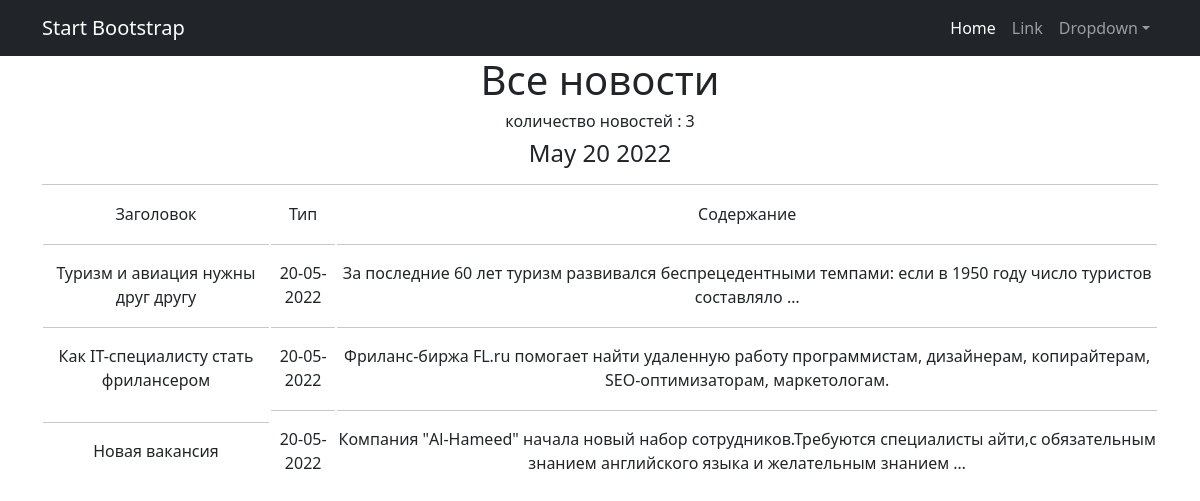
Page /news/ on the committed database.
### news/models.py (models this page shows, shortened)
class Post(models.Model):
    article = 'AR'
    news = 'NW'
    TYPES = [(article, 'статья'), (news, 'новость')]
    post_author = models.ForeignKey(Author, on_delete=models.CASCADE)
    post_type = models.CharField(max_length=2, choices=TYPES)
    post_time_create = models.DateTimeField(auto_now_add=True)
    post_category = models.ManyToManyField(Category, through='PostCategory')
    post_title = models.CharField(max_length=255)
    post_text = models.TextField()
    post_rating = models.IntegerField(default=0)

### news/views.py (the view)
# urls.py: path('', PostList.as_view()),
class PostList(ListView):
    model = Post
    template_name = 'news.html'
    context_object_name = 'post'
    def get_context_data(self, **kwargs):
        context = super().get_context_data(**kwargs)
        context['time_now'] = datetime.utcnow()
        return context

### news/templatetags/custom_filters.py (called while the page is built)
@register.filter(name='censor')
def censor(value):
    count = 0
    bad_words = ['сука', 'черт', 'блин', 'скотина', 'падла', 'гадость']
    text = value.split()
    for word in text:
        word = word.lower()
        for bad_word in bad_words:
            if word == bad_word:
                return value.replace(text[count], '*' * len(word))
        count += 1
    return value

### templates/news.html (shortened to what this page needs)
{% extends 'flatpages/default.html' %}
{% load custom_filters %}
{% load custom_tags %}
{% block content %}
   <h1>Все новости </h1>
   <h6>количество новостей : {{ post|length }} </h6>
   <h4>{{ time_now|date:'M d Y' }}</h4>
   <hr>
   {% if post %}
       <table>
           <tr>
               <td>Заголовок</td>
               <td>Тип</td>
               <td>Содержание</td>
           </tr>
           {% for post in post %}
           <tr>
               <td><hr>{{ post.post_title | censor }}</td>
               <td><hr>{{ post.post_time_create |date:'d-m-Y' }}</td>
               <td><hr>{{ post.post_text | truncatewords:15 | censor}} </td>
           </tr>
           {% endfor %}
       </table>
   {% else %}
       <h2>Новостей нет!</h2>
   {% endif %}
{% endblock content %}

### templates/flatpages/default.html (shortened to what this page needs)
<!DOCTYPE html>
<html lang="en">
    <head>
        {% load static %}
        <link href="{% static 'css/styles.css' %}" rel="stylesheet" />
    </head>
    <body>
        <nav class="navbar navbar-expand-lg navbar-dark bg-dark">
            <div class="container">
                <a class="navbar-brand" href="#">Start Bootstrap</a>
                <div class="collapse navbar-collapse" id="navbarSupportedContent">
                    <ul class="navbar-nav ms-auto mb-2 mb-lg-0">
                        <li class="nav-item"><a class="nav-link active" aria-current="page" href="#">Home</a></li>
                        <li class="nav-item"><a class="nav-link" href="#">Link</a></li>
                        <li class="nav-item dropdown">
                            <a class="nav-link dropdown-toggle" id="navbarDropdown" href="#" role="button" data-bs-toggle="dropdown" aria-expanded="false">Dropdown</a>
                        </li>
                    </ul>
                </div>
            </div>
        </nav>
        <div class="container">
            <div class="row">
                 <div class="col-lg-12 text-center">
                    {% block content %}{% endblock content %}
                 </div>
            </div>
        </div>
    </body>
</html>

### rows in the picture
Post: post_title|censor "Туризм и авиация нужны друг другу", post_time_create "20-05-2022", post_text|censor "За последние 60 лет туризм развивался беспрецедентными темпами: если в 1950 году число туристов составляло …"
Post: post_title|censor "Как IT-специалисту стать фрилансером", post_time_create "20-05-2022", post_text|censor "Фриланс-биржа FL.ru помогает найти удаленную работу программистам, дизайнерам, копирайтерам, SEO-оптимизаторам, маркетологам."
Post: post_title|censor "Новая вакансия", post_time_create "20-05-2022", post_text|censor "Компания \"Al-Hameed\" начала новый набор сотрудников.Требуются специалисты айти,с обязательным знанием английского языка и желательным знанием …"

### other values in the picture
{{ post|length }} "3"
{{ time_now|date:'M d Y' }} "May 20 2022"
